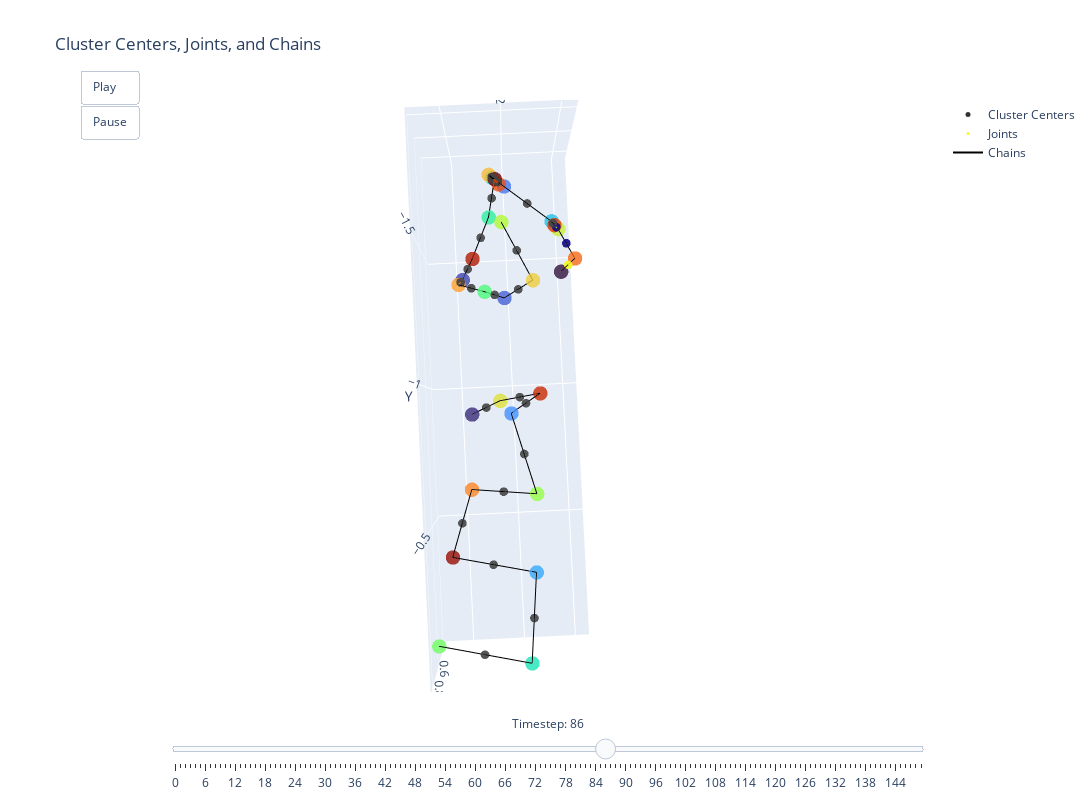

Here is the notebook cell this chart was saved with:
### Code cell
import numpy as np
import plotly.graph_objects as go
import matplotlib.cm as cm

# Assuming the following variables are already defined:
# clustering: Clustering object with 'centers' attribute (T, K, 3)
# cluster_chains: List of lists containing cluster indices
# joints_t: numpy array of shape (T, num_joints, 3)

# Extract data
centers_t = clustering.centers.cpu().numpy()  # Shape: (T, K, 3)
joints = joints_t  # Shape: (T, num_joints, 3)
num_timesteps = centers_t.shape[0]
num_clusters = centers_t.shape[1]
num_joints = joints.shape[1]

# Define color maps
cmap = cm.get_cmap('turbo', num_clusters)
cluster_colors = [cmap(i)[:3] for i in range(num_clusters)]  # RGB tuples

# Define joint color as red
joint_color = [1, 0, 0]  # Red

# Prepare cluster chains for lines
# Each chain is a list of cluster indices
chain_lines = []
for chain in cluster_chains:
    if len(chain) < 2:
        continue
    for i in range(len(chain) - 1):
        start_idx = chain[i]
        end_idx = chain[i + 1]
        chain_lines.append((start_idx, end_idx))

# Function to create scatter trace for cluster centers
def create_cluster_trace(centers, colors):
    trace = go.Scatter3d(
        x=centers[:, 0],
        y=centers[:, 1],
        z=centers[:, 2],
        mode='markers',
        marker=dict(
            size=5,
            color=colors,
            opacity=0.8
        ),
        name='Cluster Centers'
    )
    return trace

# Function to create scatter trace for joints
def create_joints_trace(joints_at_t):
    trace = go.Scatter3d(
        x=joints_at_t[:, 0],
        y=joints_at_t[:, 1],
        z=joints_at_t[:, 2],
        mode='markers',
        marker=dict(
            size=3,
            color=joint_color,
            opacity=0.9
        ),
        name='Joints'
    )
    return trace

# Function to create lines for chains
def create_chains_trace(centers_at_t, chain_lines):
    if not chain_lines:
        return None
    # Prepare line segments
    x_lines = []
    y_lines = []
    z_lines = []
    for start, end in chain_lines:
        x_lines.extend([centers_at_t[start, 0], centers_at_t[end, 0], None])
        y_lines.extend([centers_at_t[start, 1], centers_at_t[end, 1], None])
        z_lines.extend([centers_at_t[start, 2], centers_at_t[end, 2], None])
    
    trace = go.Scatter3d(
        x=x_lines,
        y=y_lines,
        z=z_lines,
        mode='lines',
        line=dict(
            color='black',  # Changed from 'green' to 'black'
            width=2
        ),
        name='Chains'
    )
    return trace

# Initialize the first frame
initial_centers = centers_t[0]
initial_joints = joints[0]

# Create initial traces
cluster_trace = create_cluster_trace(initial_centers, cluster_colors)
joints_trace = create_joints_trace(initial_joints)
chains_trace = create_chains_trace(initial_centers, chain_lines)

# Create frames for animation
frames = [
    go.Frame(
        data=[
            create_cluster_trace(centers_t[t], cluster_colors),
            create_joints_trace(joints[t]),
            create_chains_trace(centers_t[t], chain_lines)
        ],
        name=str(t)
    )
    for t in range(num_timesteps)
]

# Create the figure with increased size
fig = go.Figure(
    data=[cluster_trace, joints_trace, chains_trace],
    layout=go.Layout(
        title="Cluster Centers, Joints, and Chains",
        width=1200,    # Increased width
        height=800,    # Increased height
        scene=dict(
            xaxis=dict(title='X'),
            yaxis=dict(title='Y'),
            zaxis=dict(title='Z'),
            aspectmode='data'
        ),
        updatemenus=[
            dict(
                type="buttons",
                buttons=[
                    dict(label="Play",
                         method="animate",
                         args=[None, {"frame": {"duration": 50, "redraw": True},
                                      "fromcurrent": True}]),
                    dict(label="Pause",
                         method="animate",
                         args=[[None], {"frame": {"duration": 0, "redraw": False},
                                        "mode": "immediate",
                                        "transition": {"duration": 0}}])
                ],
                showactive=False,
                x=0,
                y=1.05,
                xanchor="left",
                yanchor="top"
            )
        ]
    ),
    frames=frames
)

# Add sliders
fig.update_layout(
    sliders=[
        dict(
            steps=[
                dict(
                    method='animate',
                    args=[
                        [str(t)],
                        dict(mode='immediate', frame=dict(duration=50, redraw=True), transition=dict(duration=0))
                    ],
                    label=str(t)
                )
                for t in range(num_timesteps)
            ],
            transition=dict(duration=0),
            x=0.1,
            y=0,
            currentvalue=dict(font=dict(size=12), prefix='Timestep: ', visible=True, xanchor='center'),
            len=0.9
        )
    ]
)

# Display the figure
fig.show()

### Figure 1 — Plotly figure (JSON) as saved in the notebook; plotly's stock layout.template omitted (floating-point values rounded to 4 significant figures)
{"data": [{"marker": {"color": [[0.19, 0.07176, 0.2322], [0.2288, 0.1748, 0.4758], [0.2562, 0.2741, 0.6738], [0.2733, 0.3801, 0.8404], [0.2768, 0.4715, 0.9421], [0.2625, 0.5697, 0.9977], [0.2138, 0.6589, 0.9796], [0.1452, 0.7538, 0.905], [0.1003, 0.8296, 0.8139], [0.1034, 0.896, 0.715], [0.1738, 0.9405, 0.6194], [0.3051, 0.977, 0.4899], [0.4432, 0.9955, 0.3735], [0.5865, 0.9974, 0.2685], [0.6849, 0.9794, 0.216], [0.7856, 0.9358, 0.2034], [0.8671, 0.8797, 0.2139], [0.9391, 0.8044, 0.2274], [0.98, 0.73, 0.2216], [0.9965, 0.6319, 0.1874], [0.9899, 0.5285, 0.144], [0.9619, 0.4109, 0.0931], [0.9211, 0.3149, 0.05475], [0.8608, 0.2294, 0.02875], [0.7913, 0.1637, 0.01387], [0.6965, 0.101, 0.00522], [0.5955, 0.05399, 0.00453], [0.4796, 0.01583, 0.01055]], "opacity": 0.8, "size": 5}, "mode": "markers", "name": "Cluster Centers", "type": "scatter3d", "x": [-0.3764, -0.0531, -0.03544, -0.1823, -0.2038, -0.1862, -0.2437, -0.3753, -0.158, -0.2156, -0.138, -0.1177, 0.09594, -0.2591, -0.1842, -0.3953, -0.1508, -0.2768, -0.1455, -0.02723, -0.03724, -0.4372, -0.1837, -0.3846, -0.287, -0.06931, 0.03784, -0.1688], "y": [-1.358, -0.8932, -1.381, -1.287, -1.786, -0.8905, -0.3681, -1.608, -1.828, -0.06501, -1.664, -1.295, -0.1122, -0.6187, -1.544, -1.565, -0.9369, -1.319, -1.843, -1.34, -0.6318, -1.424, -1.797, -1.59, -0.9532, -1.486, -0.4052, -1.82], "z": [0.9629, 0.9117, 0.7776, 0.9107, 0.5576, 1.014, 1.003, 0.6695, 0.5399, 0.9744, 0.5631, 1.008, 0.9013, 0.9622, 0.9291, 0.716, 0.8355, 1.042, 0.5343, 0.9098, 0.8499, 0.8528, 0.5506, 0.682, 0.9496, 0.6402, 0.8765, 0.5447]}, {"marker": {"color": [1, 0, 0], "opacity": 0.9, "size": 3}, "mode": "markers", "name": "Joints", "type": "scatter3d", "x": [-0.4068, -0.4163, -0.39, -0.38, -0.2896, -0.1809, -0.1709, -0.1646, -0.1571, -0.1534, -0.1036, -0.05237, -0.03134, -0.07248, -0.15, -0.2295, -0.2305, -0.102, -0.2189, -0.2366, -0.2227, -0.1482, 0.0002999, -0.1029, -0.2296, -0.05984], "y": [-1.391, -1.495, -1.578, -1.599, -1.697, -1.807, -1.813, -1.82, -1.831, -1.742, -1.575, -1.434, -1.36, -1.317, -1.291, -1.303, -1.431, -0.9151, -0.945, -0.9218, -0.7546, -0.6252, -0.5185, -0.3866, -0.2165, -0.08858], "z": [0.9078, 0.7844, 0.699, 0.6758, 0.6136, 0.5488, 0.5453, 0.5424, 0.5395, 0.5539, 0.6017, 0.7089, 0.8437, 0.9587, 0.9591, 0.9762, 0.9854, 0.8736, 0.8925, 0.9818, 0.9881, 0.906, 0.8632, 0.9396, 0.9885, 0.9379]}, {"line": {"color": "black", "width": 2}, "mode": "lines", "name": "Chains", "type": "scatter3d", "x": [-0.3764, -0.4372, null, -0.4372, -0.3953, null, -0.3953, -0.3846, null, -0.3846, -0.3753, null, -0.3753, -0.2038, null, -0.2038, -0.158, null, -0.158, -0.1837, null, -0.1837, -0.1455, null, -0.1455, -0.1688, null, -0.1688, -0.138, null, -0.138, -0.06931, null, -0.06931, -0.03544, null, -0.03544, -0.02723, null, -0.02723, -0.1177, null, -0.1177, -0.1823, null, -0.1823, -0.2768, null, -0.2768, -0.1842, null, -0.0531, -0.1508, null, -0.1508, -0.287, null, -0.287, -0.1862, null, -0.1862, -0.2591, null, -0.2591, -0.03724, null, -0.03724, 0.03784, null, 0.03784, -0.2437, null, -0.2437, -0.2156, null, -0.2156, 0.09594, null], "y": [-1.358, -1.424, null, -1.424, -1.565, null, -1.565, -1.59, null, -1.59, -1.608, null, -1.608, -1.786, null, -1.786, -1.828, null, -1.828, -1.797, null, -1.797, -1.843, null, -1.843, -1.82, null, -1.82, -1.664, null, -1.664, -1.486, null, -1.486, -1.381, null, -1.381, -1.34, null, -1.34, -1.295, null, -1.295, -1.287, null, -1.287, -1.319, null, -1.319, -1.544, null, -0.8932, -0.9369, null, -0.9369, -0.9532, null, -0.9532, -0.8905, null, -0.8905, -0.6187, null, -0.6187, -0.6318, null, -0.6318, -0.4052, null, -0.4052, -0.3681, null, -0.3681, -0.06501, null, -0.06501, -0.1122, null], "z": [0.9629, 0.8528, null, 0.8528, 0.716, null, 0.716, 0.682, null, 0.682, 0.6695, null, 0.6695, 0.5576, null, 0.5576, 0.5399, null, 0.5399, 0.5506, null, 0.5506, 0.5343, null, 0.5343, 0.5447, null, 0.5447, 0.5631, null, 0.5631, 0.6402, null, 0.6402, 0.7776, null, 0.7776, 0.9098, null, 0.9098, 1.008, null, 1.008, 0.9107, null, 0.9107, 1.042, null, 1.042, 0.9291, null, 0.9117, 0.8355, null, 0.8355, 0.9496, null, 0.9496, 1.014, null, 1.014, 0.9622, null, 0.9622, 0.8499, null, 0.8499, 0.8765, null, 0.8765, 1.003, null, 1.003, 0.9744, null, 0.9744, 0.9013, null]}], "layout": {"height": 800, "scene": {"aspectmode": "data", "aspectratio": {"x": 0.6806, "y": 2.269, "z": 0.6476}, "camera": {"center": {"x": 0, "y": 0, "z": 0}, "eye": {"x": 0.003926, "y": 0.08134, "z": 3.079}, "projection": {"type": "perspective"}, "up": {"x": 0, "y": 0, "z": 1}}, "xaxis": {"title": {"text": "X"}, "type": "linear"}, "yaxis": {"title": {"text": "Y"}, "type": "linear"}, "zaxis": {"title": {"text": "Z"}, "type": "linear"}}, "sliders": [{"active": 86, "currentvalue": {"font": {"size": 12}, "prefix": "Timestep: ", "visible": true, "xanchor": "center"}, "len": 0.9, "steps": [{"args": [["0"], {"frame": {"duration": 50, "redraw": true}, "mode": "immediate", "transition": {"duration": 0}}], "label": "0", "method": "animate"}, {"args": [["1"], {"frame": {"duration": 50, "redraw": true}, "mode": "immediate", "transition": {"duration": 0}}], "label": "1", "method": "animate"}, {"args": [["2"], {"frame": {"duration": 50, "redraw": true}, "mode": "immediate", "transition": {"duration": 0}}], "label": "2", "method": "animate"}, {"args": [["3"], {"frame": {"duration": 50, "redraw": true}, "mode": "immediate", "transition": {"duration": 0}}], "label": "3", "method": "animate"}, {"args": [["4"], {"frame": {"duration": 50, "redraw": true}, "mode": "immediate", "transition": {"duration": 0}}], "label": "4", "method": "animate"}, {"args": [["5"], {"frame": {"duration": 50, "redraw": true}, "mode": "immediate", "transition": {"duration": 0}}], "label": "5", "method": "animate"}, {"args": [["6"], {"frame": {"duration": 50, "redraw": true}, "mode": "immediate", "transition": {"duration": 0}}], "label": "6", "method": "animate"}, {"args": [["7"], {"frame": {"duration": 50, "redraw": true}, "mode": "immediate", "transition": {"duration": 0}}], "label": "7", "method": "animate"}, {"args": [["8"], {"frame": {"duration": 50, "redraw": true}, "mode": "immediate", "transition": {"duration": 0}}], "label": "8", "method": "animate"}, {"args": [["9"], {"frame": {"duration": 50, "redraw": true}, "mode": "immediate", "transition": {"duration": 0}}], "label": "9", "method": "animate"}, {"args": [["10"], {"frame": {"duration": 50, "redraw": true}, "mode": "immediate", "transition": {"duration": 0}}], "label": "10", "method": "animate"}, {"args": [["11"], {"frame": {"duration": 50, "redraw": true}, "mode": "immediate", "transition": {"duration": 0}}], "label": "11", "method": "animate"}, {"args": [["12"], {"frame": {"duration": 50, "redraw": true}, "mode": "immediate", "transition": {"duration": 0}}], "label": "12", "method": "animate"}, {"args": [["13"], {"frame": {"duration": 50, "redraw": true}, "mode": "immediate", "transition": {"duration": 0}}], "label": "13", "method": "animate"}, {"args": [["14"], {"frame": {"duration": 50, "redraw": true}, "mode": "immediate", "transition": {"duration": 0}}], "label": "14", "method": "animate"}, {"args": [["15"], {"frame": {"duration": 50, "redraw": true}, "mode": "immediate", "transition": {"duration": 0}}], "label": "15", "method": "animate"}, {"args": [["16"], {"frame": {"duration": 50, "redraw": true}, "mode": "immediate", "transition": {"duration": 0}}], "label": "16", "method": "animate"}, {"args": [["17"], {"frame": {"duration": 50, "redraw": true}, "mode": "immediate", "transition": {"duration": 0}}], "label": "17", "method": "animate"}, {"args": [["18"], {"frame": {"duration": 50, "redraw": true}, "mode": "immediate", "transition": {"duration": 0}}], "label": "18", "method": "animate"}, {"args": [["19"], {"frame": {"duration": 50, "redraw": true}, "mode": "immediate", "transition": {"duration": 0}}], "label": "19", "method": "animate"}, {"args": [["20"], {"frame": {"duration": 50, "redraw": true}, "mode": "immediate", "transition": {"duration": 0}}], "label": "20", "method": "animate"}, {"args": [["21"], {"frame": {"duration": 50, "redraw": true}, "mode": "immediate", "transition": {"duration": 0}}], "label": "21", "method": "animate"}, {"args": [["22"], {"frame": {"duration": 50, "redraw": true}, "mode": "immediate", "transition": {"duration": 0}}], "label": "22", "method": "animate"}, {"args": [["23"], {"frame": {"duration": 50, "redraw": true}, "mode": "immediate", "transition": {"duration": 0}}], "label": "23", "method": "animate"}, {"args": [["24"], {"frame": {"duration": 50, "redraw": true}, "mode": "immediate", "transition": {"duration": 0}}], "label": "24", "method": "animate"}, {"args": [["25"], {"frame": {"duration": 50, "redraw": true}, "mode": "immediate", "transition": {"duration": 0}}], "label": "25", "method": "animate"}, {"args": [["26"], {"frame": {"duration": 50, "redraw": true}, "mode": "immediate", "transition": {"duration": 0}}], "label": "26", "method": "animate"}, {"args": [["27"], {"frame": {"duration": 50, "redraw": true}, "mode": "immediate", "transition": {"duration": 0}}], "label": "27", "method": "animate"}, {"args": [["28"], {"frame": {"duration": 50, "redraw": true}, "mode": "immediate", "transition": {"duration": 0}}], "label": "28", "method": "animate"}, {"args": [["29"], {"frame": {"duration": 50, "redraw": true}, "mode": "immediate", "transition": {"duration": 0}}], "label": "29", "method": "animate"}, {"args": [["30"], {"frame": {"duration": 50, "redraw": true}, "mode": "immediate", "transition": {"duration": 0}}], "label": "30", "method": "animate"}, {"args": [["31"], {"frame": {"duration": 50, "redraw": true}, "mode": "immediate", "transition": {"duration": 0}}], "label": "31", "method": "animate"}, {"args": [["32"], {"frame": {"duration": 50, "redraw": true}, "mode": "immediate", "transition": {"duration": 0}}], "label": "32", "method": "animate"}, {"args": [["33"], {"frame": {"duration": 50, "redraw": true}, "mode": "immediate", "transition": {"duration": 0}}], "label": "33", "method": "animate"}, {"args": [["34"], {"frame": {"duration": 50, "redraw": true}, "mode": "immediate", "transition": {"duration": 0}}], "label": "34", "method": "animate"}, {"args": [["35"], {"frame": {"duration": 50, "redraw": true}, "mode": "immediate", "transition": {"duration": 0}}], "label": "35", "method": "animate"}, {"args": [["36"], {"frame": {"duration": 50, "redraw": true}, "mode": "immediate", "transition": {"duration": 0}}], "label": "36", "method": "animate"}, {"args": [["37"], {"frame": {"duration": 50, "redraw": true}, "mode": "immediate", "transition": {"duration": 0}}], "label": "37", "method": "animate"}, {"args": [["38"], {"frame": {"duration": 50, "redraw": true}, "mode": "immediate", "transition": {"duration": 0}}], "label": "38", "method": "animate"}, {"args": [["39"], {"frame": {"duration": 50, "redraw": true}, "mode": "immediate", "transition": {"duration": 0}}], "label": "39", "method": "animate"}, {"args": [["40"], {"frame": {"duration": 50, "redraw": true}, "mode": "immediate", "transition": {"duration": 0}}], "label": "40", "method": "animate"}, {"args": [["41"], {"frame": {"duration": 50, "redraw": true}, "mode": "immediate", "transition": {"duration": 0}}], "label": "41", "method": "animate"}, {"args": [["42"], {"frame": {"duration": 50, "redraw": true}, "mode": "immediate", "transition": {"duration": 0}}], "label": "42", "method": "animate"}, {"args": [["43"], {"frame": {"duration": 50, "redraw": true}, "mode": "immediate", "transition": {"duration": 0}}], "label": "43", "method": "animate"}, {"args": [["44"], {"frame": {"duration": 50, "redraw": true}, "mode": "immediate", "transition": {"duration": 0}}], "label": "44", "method": "animate"}, {"args": [["45"], {"frame": {"duration": 50, "redraw": true}, "mode": "immediate", "transition": {"duration": 0}}], "label": "45", "method": "animate"}, {"args": [["46"], {"frame": {"duration": 50, "redraw": true}, "mode": "immediate", "transition": {"duration": 0}}], "label": "46", "method": "animate"}, {"args": [["47"], {"frame": {"duration": 50, "redraw": true}, "mode": "immediate", "transition": {"duration": 0}}], "label": "47", "method": "animate"}, {"args": [["48"], {"frame": {"duration": 50, "redraw": true}, "mode": "immediate", "transition": {"duration": 0}}], "label": "48", "method": "animate"}, {"args": [["49"], {"frame": {"duration": 50, "redraw": true}, "mode": "immediate", "transition": {"duration": 0}}], "label": "49", "method": "animate"}, {"args": [["50"], {"frame": {"duration": 50, "redraw": true}, "mode": "immediate", "transition": {"duration": 0}}], "label": "50", "method": "animate"}, {"args": [["51"], {"frame": {"duration": 50, "redraw": true}, "mode": "immediate", "transition": {"duration": 0}}], "label": "51", "method": "animate"}, {"args": [["52"], {"frame": {"duration": 50, "redraw": true}, "mode": "immediate", "transition": {"duration": 0}}], "label": "52", "method": "animate"}, {"args": [["53"], {"frame": {"duration": 50, "redraw": true}, "mode": "immediate", "transition": {"duration": 0}}], "label": "53", "method": "animate"}, {"args": [["54"], {"frame": {"duration": 50, "redraw": true}, "mode": "immediate", "transition": {"duration": 0}}], "label": "54", "method": "animate"}, {"args": [["55"], {"frame": {"duration": 50, "redraw": true}, "mode": "immediate", "transition": {"duration": 0}}], "label": "55", "method": "animate"}, {"args": [["56"], {"frame": {"duration": 50, "redraw": true}, "mode": "immediate", "transition": {"duration": 0}}], "label": "56", "method": "animate"}, {"args": [["57"], {"frame": {"duration": 50, "redraw": true}, "mode": "immediate", "transition": {"duration": 0}}], "label": "57", "method": "animate"}, {"args": [["58"], {"frame": {"duration": 50, "redraw": true}, "mode": "immediate", "transition": {"duration": 0}}], "label": "58", "method": "animate"}, {"args": [["59"], {"frame": {"duration": 50, "redraw": true}, "mode": "immediate", "transition": {"duration": 0}}], "label": "59", "method": "animate"}, {"args": [["60"], {"frame": {"duration": 50, "redraw": true}, "mode": "immediate", "transition": {"duration": 0}}], "label": "60", "method": "animate"}, {"args": [["61"], {"frame": {"duration": 50, "redraw": true}, "mode": "immediate", "transition": {"duration": 0}}], "label": "61", "method": "animate"}, {"args": [["62"], {"frame": {"duration": 50, "redraw": true}, "mode": "immediate", "transition": {"duration": 0}}], "label": "62", "method": "animate"}, {"args": [["63"], {"frame": {"duration": 50, "redraw": true}, "mode": "immediate", "transition": {"duration": 0}}], "label": "63", "method": "animate"}, {"args": [["64"], {"frame": {"duration": 50, "redraw": true}, "mode": "immediate", "transition": {"duration": 0}}], "label": "64", "method": "animate"}, {"args": [["65"], {"frame": {"duration": 50, "redraw": true}, "mode": "immediate", "transition": {"duration": 0}}], "label": "65", "method": "animate"}, {"args": [["66"], {"frame": {"duration": 50, "redraw": true}, "mode": "immediate", "transition": {"duration": 0}}], "label": "66", "method": "animate"}, {"args": [["67"], {"frame": {"duration": 50, "redraw": true}, "mode": "immediate", "transition": {"duration": 0}}], "label": "67", "method": "animate"}, {"args": [["68"], {"frame": {"duration": 50, "redraw": true}, "mode": "immediate", "transition": {"duration": 0}}], "label": "68", "method": "animate"}, {"args": [["69"], {"frame": {"duration": 50, "redraw": true}, "mode": "immediate", "transition": {"duration": 0}}], "label": "69", "method": "animate"}, {"args": [["70"], {"frame": {"duration": 50, "redraw": true}, "mode": "immediate", "transition": {"duration": 0}}], "label": "70", "method": "animate"}, {"args": [["71"], {"frame": {"duration": 50, "redraw": true}, "mode": "immediate", "transition": {"duration": 0}}], "label": "71", "method": "animate"}, {"args": [["72"], {"frame": {"duration": 50, "redraw": true}, "mode": "immediate", "transition": {"duration": 0}}], "label": "72", "method": "animate"}, {"args": [["73"], {"frame": {"duration": 50, "redraw": true}, "mode": "immediate", "transition": {"duration": 0}}], "label": "73", "method": "animate"}, {"args": [["74"], {"frame": {"duration": 50, "redraw": true}, "mode": "immediate", "transition": {"duration": 0}}], "label": "74", "method": "animate"}, {"args": [["75"], {"frame": {"duration": 50, "redraw": true}, "mode": "immediate", "transition": {"duration": 0}}], "label": "75", "method": "animate"}, {"args": [["76"], {"frame": {"duration": 50, "redraw": true}, "mode": "immediate", "transition": {"duration": 0}}], "label": "76", "method": "animate"}, {"args": [["77"], {"frame": {"duration": 50, "redraw": true}, "mode": "immediate", "transition": {"duration": 0}}], "label": "77", "method": "animate"}, {"args": [["78"], {"frame": {"duration": 50, "redraw": true}, "mode": "immediate", "transition": {"duration": 0}}], "label": "78", "method": "animate"}, {"args": [["79"], {"frame": {"duration": 50, "redraw": true}, "mode": "immediate", "transition": {"duration": 0}}], "label": "79", "method": "animate"}, {"args": [["80"], {"frame": {"duration": 50, "redraw": true}, "mode": "immediate", "transition": {"duration": 0}}], "label": "80", "method": "animate"}, {"args": [["81"], {"frame": {"duration": 50, "redraw": true}, "mode": "immediate", "transition": {"duration": 0}}], "label": "81", "method": "animate"}, {"args": [["82"], {"frame": {"duration": 50, "redraw": true}, "mode": "immediate", "transition": {"duration": 0}}], "label": "82", "method": "animate"}, {"args": [["83"], {"frame": {"duration": 50, "redraw": true}, "mode": "immediate", "transition": {"duration": 0}}], "label": "83", "method": "animate"}, {"args": [["84"], {"frame": {"duration": 50, "redraw": true}, "mode": "immediate", "transition": {"duration": 0}}], "label": "84", "method": "animate"}, {"args": [["85"], {"frame": {"duration": 50, "redraw": true}, "mode": "immediate", "transition": {"duration": 0}}], "label": "85", "method": "animate"}, {"args": [["86"], {"frame": {"duration": 50, "redraw": true}, "mode": "immediate", "transition": {"duration": 0}}], "label": "86", "method": "animate"}, {"args": [["87"], {"frame": {"duration": 50, "redraw": true}, "mode": "immediate", "transition": {"duration": 0}}], "label": "87", "method": "animate"}, {"args": [["88"], {"frame": {"duration": 50, "redraw": true}, "mode": "immediate", "transition": {"duration": 0}}], "label": "88", "method": "animate"}, {"args": [["89"], {"frame": {"duration": 50, "redraw": true}, "mode": "immediate", "transition": {"duration": 0}}], "label": "89", "method": "animate"}, {"args": [["90"], {"frame": {"duration": 50, "redraw": true}, "mode": "immediate", "transition": {"duration": 0}}], "label": "90", "method": "animate"}, {"args": [["91"], {"frame": {"duration": 50, "redraw": true}, "mode": "immediate", "transition": {"duration": 0}}], "label": "91", "method": "animate"}, {"args": [["92"], {"frame": {"duration": 50, "redraw": true}, "mode": "immediate", "transition": {"duration": 0}}], "label": "92", "method": "animate"}, {"args": [["93"], {"frame": {"duration": 50, "redraw": true}, "mode": "immediate", "transition": {"duration": 0}}], "label": "93", "method": "animate"}, {"args": [["94"], {"frame": {"duration": 50, "redraw": true}, "mode": "immediate", "transition": {"duration": 0}}], "label": "94", "method": "animate"}, {"args": [["95"], {"frame": {"duration": 50, "redraw": true}, "mode": "immediate", "transition": {"duration": 0}}], "label": "95", "method": "animate"}, {"args": [["96"], {"frame": {"duration": 50, "redraw": true}, "mode": "immediate", "transition": {"duration": 0}}], "label": "96", "method": "animate"}, {"args": [["97"], {"frame": {"duration": 50, "redraw": true}, "mode": "immediate", "transition": {"duration": 0}}], "label": "97", "method": "animate"}, {"args": [["98"], {"frame": {"duration": 50, "redraw": true}, "mode": "immediate", "transition": {"duration": 0}}], "label": "98", "method": "animate"}, {"args": [["99"], {"frame": {"duration": 50, "redraw": true}, "mode": "immediate", "transition": {"duration": 0}}], "label": "99", "method": "animate"}, {"args": [["100"], {"frame": {"duration": 50, "redraw": true}, "mode": "immediate", "transition": {"duration": 0}}], "label": "100", "method": "animate"}, {"args": [["101"], {"frame": {"duration": 50, "redraw": true}, "mode": "immediate", "transition": {"duration": 0}}], "label": "101", "method": "animate"}, {"args": [["102"], {"frame": {"duration": 50, "redraw": true}, "mode": "immediate", "transition": {"duration": 0}}], "label": "102", "method": "animate"}, {"args": [["103"], {"frame": {"duration": 50, "redraw": true}, "mode": "immediate", "transition": {"duration": 0}}], "label": "103", "method": "animate"}, {"args": [["104"], {"frame": {"duration": 50, "redraw": true}, "mode": "immediate", "transition": {"duration": 0}}], "label": "104", "method": "animate"}, {"args": [["105"], {"frame": {"duration": 50, "redraw": true}, "mode": "immediate", "transition": {"duration": 0}}], "label": "105", "method": "animate"}, {"args": [["106"], {"frame": {"duration": 50, "redraw": true}, "mode": "immediate", "transition": {"duration": 0}}], "label": "106", "method": "animate"}, {"args": [["107"], {"frame": {"duration": 50, "redraw": true}, "mode": "immediate", "transition": {"duration": 0}}], "label": "107", "method": "animate"}, {"args": [["108"], {"frame": {"duration": 50, "redraw": true}, "mode": "immediate", "transition": {"duration": 0}}], "label": "108", "method": "animate"}, {"args": [["109"], {"frame": {"duration": 50, "redraw": true}, "mode": "immediate", "transition": {"duration": 0}}], "label": "109", "method": "animate"}, {"args": [["110"], {"frame": {"duration": 50, "redraw": true}, "mode": "immediate", "transition": {"duration": 0}}], "label": "110", "method": "animate"}, {"args": [["111"], {"frame": {"duration": 50, "redraw": true}, "mode": "immediate", "transition": {"duration": 0}}], "label": "111", "method": "animate"}, {"args": [["112"], {"frame": {"duration": 50, "redraw": true}, "mode": "immediate", "transition": {"duration": 0}}], "label": "112", "method": "animate"}, {"args": [["113"], {"frame": {"duration": 50, "redraw": true}, "mode": "immediate", "transition": {"duration": 0}}], "label": "113", "method": "animate"}, {"args": [["114"], {"frame": {"duration": 50, "redraw": true}, "mode": "immediate", "transition": {"duration": 0}}], "label": "114", "method": "animate"}, {"args": [["115"], {"frame": {"duration": 50, "redraw": true}, "mode": "immediate", "transition": {"duration": 0}}], "label": "115", "method": "animate"}, {"args": [["116"], {"frame": {"duration": 50, "redraw": true}, "mode": "immediate", "transition": {"duration": 0}}], "label": "116", "method": "animate"}, {"args": [["117"], {"frame": {"duration": 50, "redraw": true}, "mode": "immediate", "transition": {"duration": 0}}], "label": "117", "method": "animate"}, {"args": [["118"], {"frame": {"duration": 50, "redraw": true}, "mode": "immediate", "transition": {"duration": 0}}], "label": "118", "method": "animate"}, {"args": [["119"], {"frame": {"duration": 50, "redraw": true}, "mode": "immediate", "transition": {"duration": 0}}], "label": "119", "method": "animate"}, {"args": [["120"], {"frame": {"duration": 50, "redraw": true}, "mode": "immediate", "transition": {"duration": 0}}], "label": "120", "method": "animate"}, {"args": [["121"], {"frame": {"duration": 50, "redraw": true}, "mode": "immediate", "transition": {"duration": 0}}], "label": "121", "method": "animate"}, {"args": [["122"], {"frame": {"duration": 50, "redraw": true}, "mode": "immediate", "transition": {"duration": 0}}], "label": "122", "method": "animate"}, {"args": [["123"], {"frame": {"duration": 50, "redraw": true}, "mode": "immediate", "transition": {"duration": 0}}], "label": "123", "method": "animate"}, {"args": [["124"], {"frame": {"duration": 50, "redraw": true}, "mode": "immediate", "transition": {"duration": 0}}], "label": "124", "method": "animate"}, {"args": [["125"], {"frame": {"duration": 50, "redraw": true}, "mode": "immediate", "transition": {"duration": 0}}], "label": "125", "method": "animate"}, {"args": [["126"], {"frame": {"duration": 50, "redraw": true}, "mode": "immediate", "transition": {"duration": 0}}], "label": "126", "method": "animate"}, {"args": [["127"], {"frame": {"duration": 50, "redraw": true}, "mode": "immediate", "transition": {"duration": 0}}], "label": "127", "method": "animate"}, {"args": [["128"], {"frame": {"duration": 50, "redraw": true}, "mode": "immediate", "transition": {"duration": 0}}], "label": "128", "method": "animate"}, {"args": [["129"], {"frame": {"duration": 50, "redraw": true}, "mode": "immediate", "transition": {"duration": 0}}], "label": "129", "method": "animate"}, {"args": [["130"], {"frame": {"duration": 50, "redraw": true}, "mode": "immediate", "transition": {"duration": 0}}], "label": "130", "method": "animate"}, {"args": [["131"], {"frame": {"duration": 50, "redraw": true}, "mode": "immediate", "transition": {"duration": 0}}], "label": "131", "method": "animate"}, {"args": [["132"], {"frame": {"duration": 50, "redraw": true}, "mode": "immediate", "transition": {"duration": 0}}], "label": "132", "method": "animate"}, {"args": [["133"], {"frame": {"duration": 50, "redraw": true}, "mode": "immediate", "transition": {"duration": 0}}], "label": "133", "method": "animate"}, {"args": [["134"], {"frame": {"duration": 50, "redraw": true}, "mode": "immediate", "transition": {"duration": 0}}], "label": "134", "method": "animate"}, {"args": [["135"], {"frame": {"duration": 50, "redraw": true}, "mode": "immediate", "transition": {"duration": 0}}], "label": "135", "method": "animate"}, {"args": [["136"], {"frame": {"duration": 50, "redraw": true}, "mode": "immediate", "transition": {"duration": 0}}], "label": "136", "method": "animate"}, {"args": [["137"], {"frame": {"duration": 50, "redraw": true}, "mode": "immediate", "transition": {"duration": 0}}], "label": "137", "method": "animate"}, {"args": [["138"], {"frame": {"duration": 50, "redraw": true}, "mode": "immediate", "transition": {"duration": 0}}], "label": "138", "method": "animate"}, {"args": [["139"], {"frame": {"duration": 50, "redraw": true}, "mode": "immediate", "transition": {"duration": 0}}], "label": "139", "method": "animate"}, {"args": [["140"], {"frame": {"duration": 50, "redraw": true}, "mode": "immediate", "transition": {"duration": 0}}], "label": "140", "method": "animate"}, {"args": [["141"], {"frame": {"duration": 50, "redraw": true}, "mode": "immediate", "transition": {"duration": 0}}], "label": "141", "method": "animate"}, {"args": [["142"], {"frame": {"duration": 50, "redraw": true}, "mode": "immediate", "transition": {"duration": 0}}], "label": "142", "method": "animate"}, {"args": [["143"], {"frame": {"duration": 50, "redraw": true}, "mode": "immediate", "transition": {"duration": 0}}], "label": "143", "method": "animate"}, {"args": [["144"], {"frame": {"duration": 50, "redraw": true}, "mode": "immediate", "transition": {"duration": 0}}], "label": "144", "method": "animate"}, {"args": [["145"], {"frame": {"duration": 50, "redraw": true}, "mode": "immediate", "transition": {"duration": 0}}], "label": "145", "method": "animate"}, {"args": [["146"], {"frame": {"duration": 50, "redraw": true}, "mode": "immediate", "transition": {"duration": 0}}], "label": "146", "method": "animate"}, {"args": [["147"], {"frame": {"duration": 50, "redraw": true}, "mode": "immediate", "transition": {"duration": 0}}], "label": "147", "method": "animate"}, {"args": [["148"], {"frame": {"duration": 50, "redraw": true}, "mode": "immediate", "transition": {"duration": 0}}], "label": "148", "method": "animate"}, {"args": [["149"], {"frame": {"duration": 50, "redraw": true}, "mode": "immediate", "transition": {"duration": 0}}], "label": "149", "method": "animate"}], "transition": {"duration": 0}, "x": 0.1, "y": 0}], "title": {"text": "Cluster Centers, Joints, and Chains"}, "updatemenus": [{"active": 0, "buttons": [{"args": [null, {"frame": {"duration": 50, "redraw": true}, "fromcurrent": true}], "label": "Play", "method": "animate"}, {"args": [[null], {"frame": {"duration": 0, "redraw": false}, "mode": "immediate", "transition": {"duration": 0}}], "label": "Pause", "method": "animate"}], "showactive": false, "type": "buttons", "x": 0, "xanchor": "left", "y": 1.05, "yanchor": "top"}], "width": 1200}}
